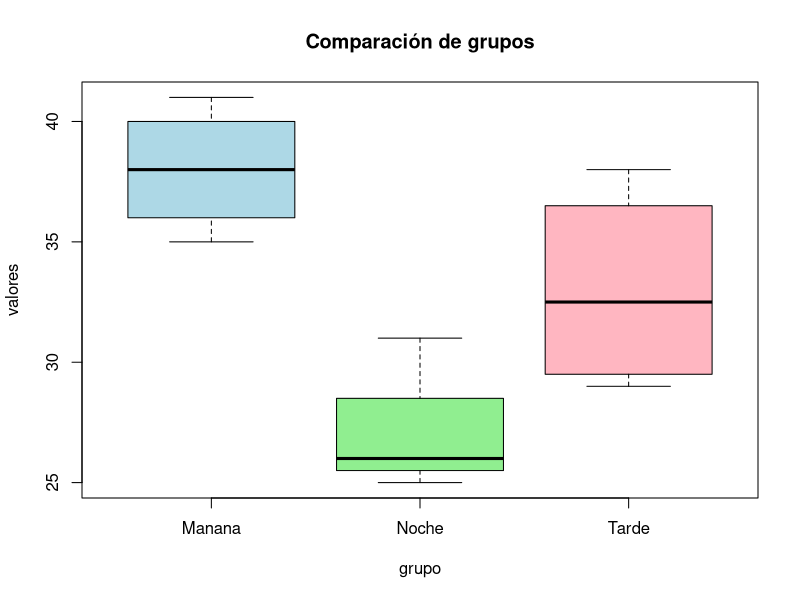

Reproduce this figure in R.
## ---- chunk 1
manana <- c(40, 35, 38, 36, 41)
tarde  <- c(38, 35, 30, 29)
noche  <- c(31, 25, 26)

grupo <- c(rep("Manana", length(manana)),
           rep("Tarde", length(tarde)),
           rep("Noche", length(noche)))

valores <- c(manana, tarde, noche)
datos <- data.frame(grupo, valores)
datos
## ---- chunk 2
library(dplyr)
## ---- chunk 3
media_total <- mean(datos$valores)
media_total
## ---- chunk 4
medias_grupo <- datos %>%
  group_by(grupo) %>%
  summarise(media = mean(valores),
            n = n())

medias_grupo
## ---- chunk 5
intra <- datos %>%
  group_by(grupo) %>%
  summarise(var = var(valores),
            n = n()) %>%
  summarise(intra = sum(var * n) / sum(n))

intra
## ---- chunk 6
inter <- medias_grupo %>%
  mutate(diff = (media - media_total)^2) %>%
  summarise(inter = sum(diff * n) / sum(n))

inter
## ---- chunk 7
var_total <- var(datos$valores)
var_total
## ---- chunk 8
intra$intra + inter$inter
## ---- chunk 9
boxplot(valores ~ grupo, data = datos,
        main = "Comparación de grupos",
        col = c("lightblue", "lightgreen", "lightpink"))
